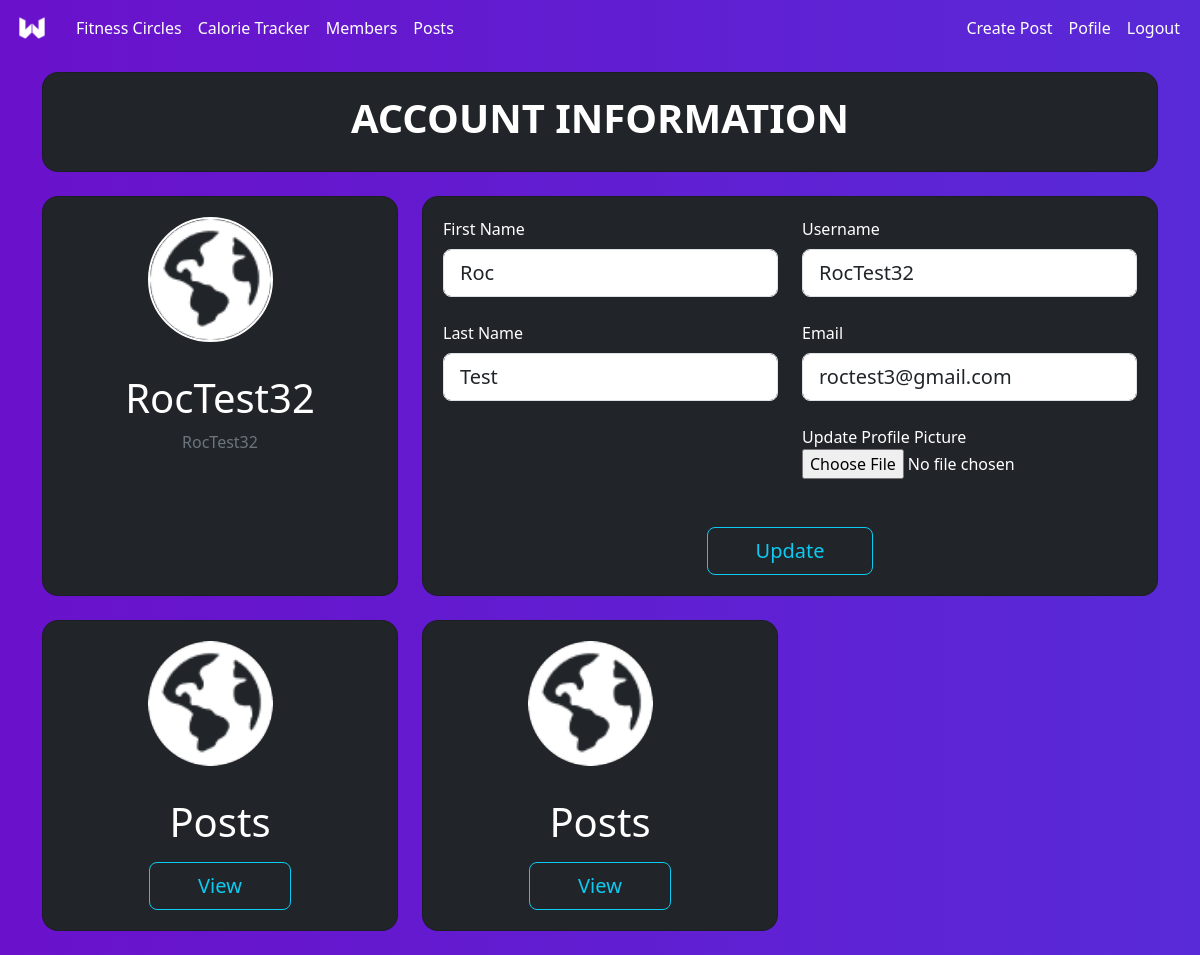
/profile (signed in), run on the app's committed database.
### WeeklyWeighIn/models.py (models this page shows, shortened)
class Users(db.Model, UserMixin):
    id = db.Column(db.Integer, primary_key=True)
    first_name = db.Column(db.String(20), nullable=False)
    last_name = db.Column(db.String(20), nullable=False)
    username = db.Column(db.String(20), unique=True, nullable=False)
    email = db.Column(db.String(120), unique=True, nullable=False)
    image_file = db.Column(db.String(20), nullable=False, default='default.jpg')
    password = db.Column(db.String(60), nullable=False)
    posts = db.relationship('Post', backref='author', lazy=True)
    comments = db.relationship('Comment', backref='comment_author', lazy=True)

### WeeklyWeighIn/routes.py (the view)
@app.route("/profile", methods=["GET", "POST"])
@login_required
def profile():
    form = UpdateProfileForm()
    if form.validate_on_submit():
        if form.picture.data:
            picture_file = save_picture(form.picture.data)
            current_user.image_file = picture_file
        current_user.first_name = form.first_name.data
        current_user.last_name = form.last_name.data
        current_user.username = form.username.data
        current_user.email = form.email.data
        db.session.commit()
        flash('Your account has been updated.', 'success')
        return redirect(url_for('profile'))
    elif request.method == 'GET':
        form.first_name.data = current_user.first_name
        form.last_name.data = current_user.last_name
        form.username.data = current_user.username
        form.email.data = current_user.email
    image_file = url_for('static', filename='photos/profile_pics/' + current_user.image_file)
    return render_template('profile.html', title='Profile', image_file=image_file, form=form)

### WeeklyWeighIn/forms.py (shortened to what this page needs)
class UpdateProfileForm(FlaskForm):
    first_name = StringField('First Name', validators=[DataRequired(), Length(min=1, max=30)])
    last_name = StringField('Last Name', validators=[DataRequired(), Length(min=1, max=30)])
    username = StringField('Username', validators=[DataRequired(), Length(min=2, max=20)])
    email = StringField('Email', validators=[DataRequired(), Email()])
    picture = FileField('Update Profile Picture', validators=[FileAllowed(['jpg', 'png'])])
    submit = SubmitField('Update')

### WeeklyWeighIn/models.py (called while the page is built)
@login_manager.user_loader
def load_user(user_id):
    return Users.query.get(int(user_id))

### WeeklyWeighIn/templates/profile.html (shortened to what this page needs)
{% extends 'base.html' %}
{% block content %}
<div class="container mb-4">
    <div class="card bg-dark text-white" style="border-radius: 1rem; padding: 5px; ">
        <h2 class="fw-bold mb-2 text-uppercase fs-1 mb-4 mt-3 text-center">Account Information</h2>
    </div>
</div>
<div class="container">
    <div class="row d-flex align-items-stretch">
        <div class="col-md-4">
            <div class="card bg-dark text-white h-100" style="border-radius: 1rem; padding: 20px;">
                <div class="text-center">
                    <img class="rounded-circle account-img " src="{{ image_file }}" alt="Profile Picture" width="150" style="border: 2px solid;">
                    <h2 class="account-heading mt-3">{{ current_user.username }}</h2>
                    <p class="text-secondary">{{ current_user.username }}</p>
                </div>
            </div>
        </div>
        <div class="col-md-8">
            <div class="card bg-dark text-white" style="border-radius: 1rem; padding: 20px;">
                <form method="POST" action="" enctype="multipart/form-data">
                    <fieldset class="form-group">
                        <div class="row">
                            <div class="col-md-6">
                                <div class="form-outline form-white mb-4">
                                    {{ form.first_name.label(class="form-label") }}
                                    {% if form.first_name.errors %}
                                    {{ form.first_name(class="form-control form-control-lg is-invalid") }}
                                    <div class="invalid-feedback">
                                        {% for error in form.first_name.errors %}
                                        <span>{{ error }}</span>
                                        {% endfor %}
                                    </div>
                                    {% else %}
                                    {{ form.first_name(class="form-control form-control-lg") }}
                                    {% endif %}
                                </div>
                                <div class="form-outline form-white mb-4">
                                    {{ form.last_name.label(class="form-label") }}
                                    {% if form.last_name.errors %}
                                    {{ form.last_name(class="form-control form-control-lg is-invalid") }}
                                    <div class="invalid-feedback">
                                        {% for error in form.last_name.errors %}
                                        <span>{{ error }}</span>
                                        {% endfor %}
                                    </div>
                                    {% else %}
                                    {{ form.last_name(class="form-control form-control-lg") }}
                                    {% endif %}
                                </div>
                            </div>
                            <div class="col-md-6">
                                <div class="form-outline form-white mb-4">
                                    {{ form.username.label(class="form-label") }}
                                    {% if form.username.errors %}
                                    {{ form.username(class="form-control form-control-lg is-invalid") }}
                                    <div class="invalid-feedback">
                                        {% for error in form.username.errors %}
                                        <span>{{ error }}</span>
                                        {% endfor %}
                                    </div>
                                    {% else %}
                                    {{ form.username(class="form-control form-control-lg") }}
                                    {% endif %}
                                </div>
                                <div class="form-outline form-white mb-4">
                                    {{ form.email.label(class="form-label") }}
                                    {% if form.email.errors %}
                                    {{ form.email(class="form-control form-control-lg is-invalid") }}
                                    <div class="invalid-feedback">
                                        {% for error in form.email.errors %}
                                        <span>{{ error }}</span>
                                        {% endfor %}
                                    </div>
                                    {% else %}
                                    {{ form.email(class="form-control form-control-lg") }}
                                    {% endif %}
                                </div>
                                <div class="form-group mt-4">
                                    {{ form.picture.label() }} <br>
                                    {{ form.picture(class="form-control-file") }}
                                </div>
                            </div>
                        </div>
                    </fieldset>
                    <div class="form-group text-center">
                        {{ form.submit(class="btn btn-outline-info btn-lg px-5 mt-5") }}
                    </div>
                </form>
            </div>
        </div>
    </div>
    <div class="row mt-4 mb-4">
        <div class="col col-md-4 mb-4">
            <div class="card bg-dark text-white" style="border-radius: 1rem; padding: 20px;">
                <div class="text-center">
                    <img class="rounded-circle account-img " src="{{ image_file }}" alt="Posts" width="150">
                    <h2 class="account-heading mt-3 align-items-center">Posts</h2>
                    <div class="form-group text-center">
                        <a href="{{ url_for('posts') }}" class="btn btn-outline-info btn-lg px-5 mt-2">View</a>
                    </div>
                </div>
            </div>
        </div>
        <div class="col col-md-4 mb-4">
            <div class="card bg-dark text-white" style="border-radius: 1rem; padding: 20px;">
                <div class="text-center">
                    <img class="rounded-circle account-img " src="{{ image_file }}" alt="Posts" width="150">
                    <h2 class="account-heading mt-3 align-items-center">Posts</h2>
                    <div class="form-group text-center">
                        <a href="{{ url_for('posts') }}" class="btn btn-outline-info btn-lg px-5 mt-2">View</a>
                    </div>
                </div>
            </div>
        </div>
    </div>
</div>
{% endblock %}

### WeeklyWeighIn/static/css/styles.css (style rules this page uses)
body { background: #6a11cb; background: -webkit-linear-gradient(to right, rgba(106, 17, 203, 1), rgba(37, 117, 252, 1)); background: linear-gradient(to right, rgba(106, 17, 203, 1), rgba(37, 117, 252, 1)); overflow: hidden; }
h1, h2, h3, h4, h5, h6 { color: #444444; }
.account-img { height: 125px; width: 125px; margin-right: 20px; margin-bottom: 16px; }
.account-heading { font-size: 2.5rem; }

### WeeklyWeighIn/templates/base.html (style rules this page uses)
body { background: linear-gradient(to right, rgba(106, 17, 203, 1), rgba(37, 117, 252, 1)); background-size: 400% 400%; animation: gradient 15s ease infinite; height: 100vh; color: white; overflow: auto; }
h1, h2, h3 { color: white; }
li, a { color: white; }

### data on the page
Users: username "RocTest32", first_name "Roc", last_name "Test", email "roctest3@gmail.com"
